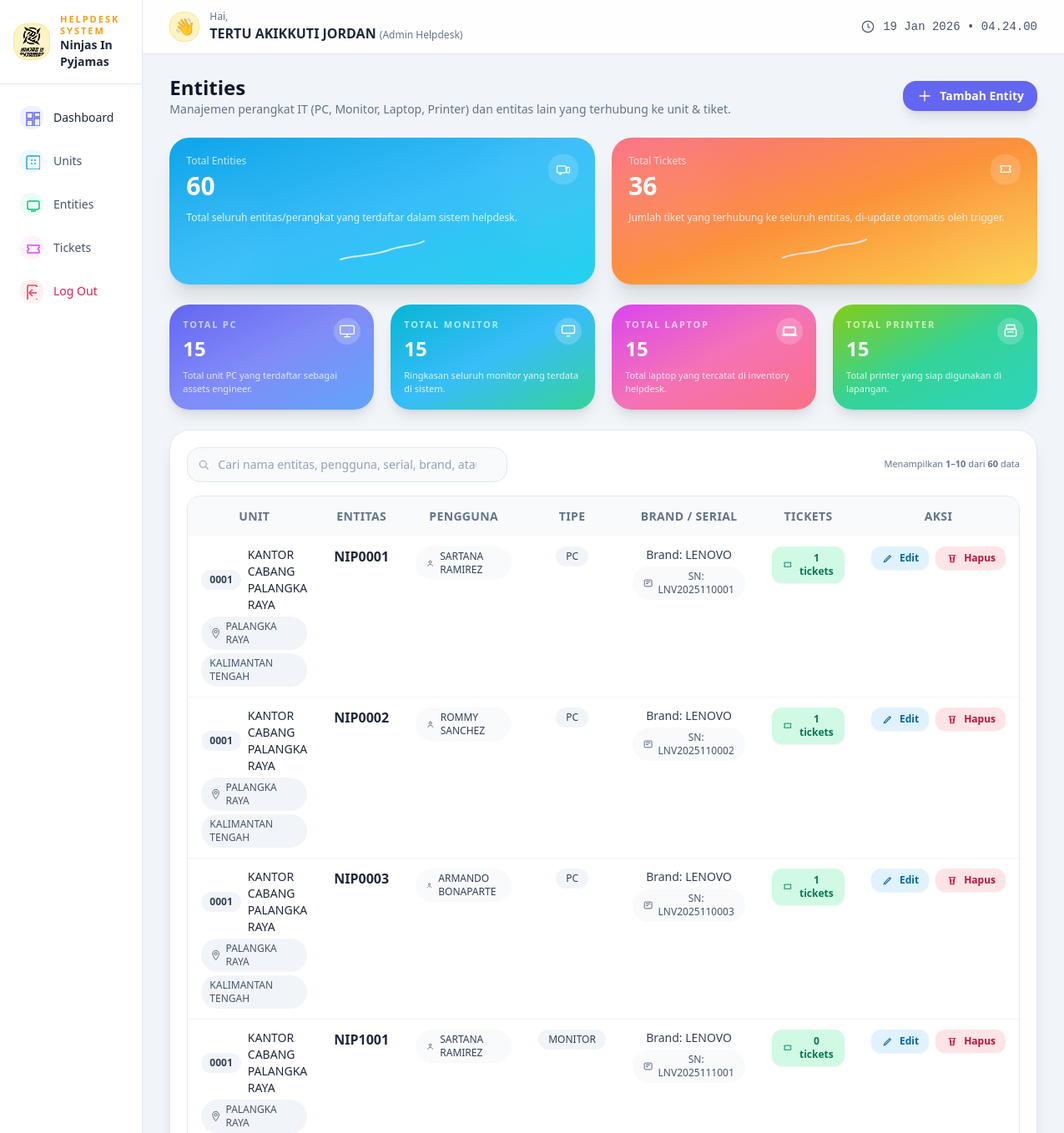
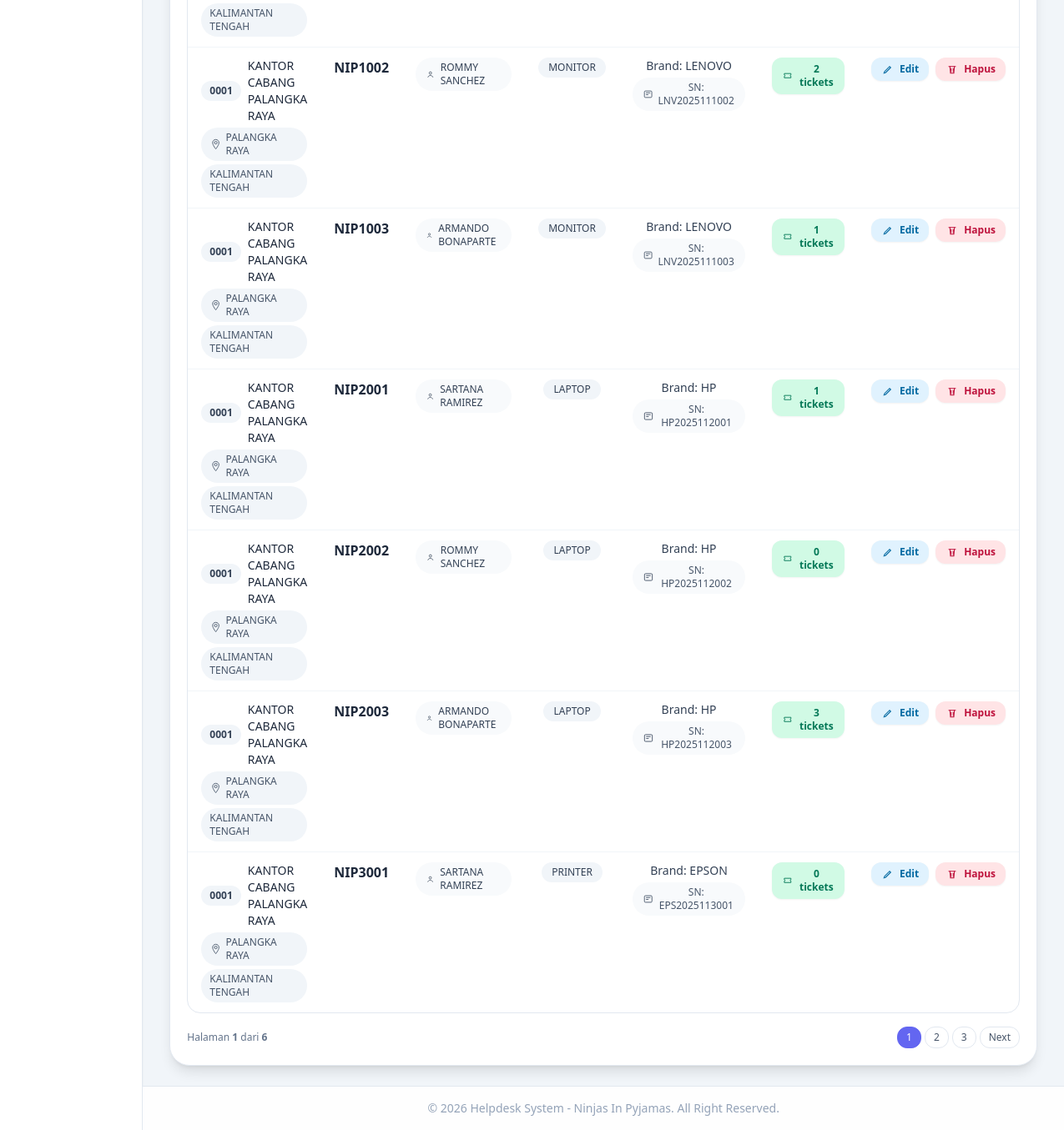
Page /admin/entities.php (signed in) on the committed database (2 pictures, top to bottom).
### tables this page shows
CREATE TABLE `entities` (
  `id` int(10) UNSIGNED NOT NULL,
  `unit_id` int(10) UNSIGNED NOT NULL,
  `nama_pengguna` varchar(150) DEFAULT NULL,
  `nama_entitas` varchar(200) NOT NULL,
  `serial_number` varchar(150) DEFAULT NULL,
  `tipe_entitas` varchar(100) DEFAULT NULL,
  `brand` varchar(100) DEFAULT NULL,
  `jumlah_ticket` int(10) UNSIGNED NOT NULL DEFAULT 0,
  `created_at` timestamp NOT NULL DEFAULT current_timestamp(),
  `updated_at` timestamp NOT NULL DEFAULT current_timestamp() ON UPDATE current_timestamp()
);

CREATE TABLE `units` (
  `id` int(10) UNSIGNED NOT NULL,
  `unit_id` varchar(50) NOT NULL,
  `nama_unit` varchar(200) NOT NULL,
  `alamat` text DEFAULT NULL,
  `kab_kota` varchar(100) DEFAULT NULL,
  `provinsi` varchar(100) DEFAULT NULL,
  `tat_target` int(10) UNSIGNED DEFAULT NULL,
  `entity_count` int(10) UNSIGNED NOT NULL DEFAULT 0,
  `created_at` timestamp NOT NULL DEFAULT current_timestamp(),
  `updated_at` timestamp NOT NULL DEFAULT current_timestamp() ON UPDATE current_timestamp()
);

### public/admin/entities.php (the view, shortened to what the rows shown need)
<?php
$pdo = db();
$page     = max(1, (int)($_GET['page'] ?? 1));
$perPage  = 10;
$fromSql = "
    FROM entities e
    LEFT JOIN units u ON e.unit_id = u.id
    WHERE 1
";
$offset = ($page - 1) * $perPage;
$dataSql = "
    SELECT
        e.id,
        e.unit_id,
        e.nama_pengguna,
        e.nama_entitas,
        e.serial_number,
        e.tipe_entitas,
        e.brand,
        e.jumlah_ticket,
        e.created_at,
        u.unit_id   AS unit_kode,
        u.nama_unit AS unit_nama,
        u.kab_kota,
        u.provinsi
    " . $fromSql . "
    ORDER BY e.created_at ASC
    LIMIT :limit OFFSET :offset
";
$dataStmt = $pdo->prepare($dataSql);
$dataStmt->bindValue(':limit',  $perPage, PDO::PARAM_INT);
$dataStmt->bindValue(':offset', $offset,  PDO::PARAM_INT);
$dataStmt->execute();
$entities = $dataStmt->fetchAll();
?>
<!DOCTYPE html>
<html lang="id">
<head>
    <script src="https://cdn.tailwindcss.com"></script>
</head>
<body class="min-h-screen bg-slate-100 text-slate-900 antialiased">
<div class="min-h-screen flex">
    <div class="flex-1 flex flex-col">
        <main class="flex-1 px-4 md:px-6 lg:px-8 py-6 space-y-6 fade-in-soft-delayed">
            <div class="flex flex-col md:flex-row md:items-center md:justify-between gap-3">
                <div>
                    <h1 class="text-xl md:text-2xl font-semibold">Entities</h1>
                </div>
            </div>
            <section class="bg-white rounded-3xl shadow-lg border border-slate-200 p-4 md:p-5 space-y-4 fade-in-soft">
                <div class="overflow-x-auto rounded-2xl border border-slate-200">
                    <table class="min-w-full text-xs md:text-sm">
                        <thead class="bg-slate-50">
                        <tr class="text-left text-xs md:text-sm text-slate-500 uppercase tracking-wide">
                            <th class="px-4 py-3.5 text-center">Unit</th>
                            <th class="px-4 py-3.5 text-center">Entitas</th>
                            <th class="px-4 py-3.5 text-center">Pengguna</th>
                            <th class="px-4 py-3.5 text-center">Tipe</th>
                            <th class="px-4 py-3.5 text-center">Brand / Serial</th>
                            <th class="px-4 py-3.5 text-center">Tickets</th>
                            <th class="px-4 py-3.5 text-center">Aksi</th>
                        </tr>
                        </thead>
                        <tbody class="divide-y divide-slate-100">
                        <?php if (empty($entities)): ?>
                            <tr>
                                <td colspan="7" class="px-4 py-6 text-center text-xs md:text-sm text-slate-500">
                                    Belum ada data entities yang tersedia.
                                </td>
                            </tr>
                        <?php else: ?>
                            <?php foreach ($entities as $row): ?>
                                <tr class="hover:bg-slate-50/80 transition">
                                    <td class="px-4 py-3 align-top">
                                        <div class="flex flex-col items-start gap-1">
                                            <div class="inline-flex items-center gap-2">
                                                <?php if (!empty($row['unit_kode'])): ?>
                                                    <span class="inline-flex items-center justify-center rounded-full bg-slate-100 px-2.5 py-1 text-[11px] md:text-xs text-slate-700 font-semibold">
                                                        <?= htmlspecialchars($row['unit_kode'], ENT_QUOTES, 'UTF-8'); ?>
                                                    </span>
                                                <?php endif; ?>
                                                <?php if (!empty($row['unit_nama'])): ?>
                                                    <span class="text-xs md:text-sm font-medium text-slate-800">
                                                        <?= htmlspecialchars($row['unit_nama'], ENT_QUOTES, 'UTF-8'); ?>
                                                    </span>
                                                <?php endif; ?>
                                            </div>
                                            <div class="flex flex-wrap items-center gap-1">
                                                <?php if (!empty($row['kab_kota'])): ?>
                                                    <span class="inline-flex items-center gap-1 rounded-full bg-slate-100 px-2.5 py-1 text-[11px] md:text-xs text-slate-600">
                                                        <svg xmlns="http://www.w3.org/2000/svg" class="w-4 h-4" viewBox="0 0 24 24" fill="none">
                                                            <path d="M12 3C8.68629 3 6 5.68629 6 9C6 13.5 12 21 12 21C12 21 18 13.5 18 9C18 5.68629 15.3137 3 12 3Z"
                                                                  stroke="currentColor" stroke-width="1.4"/>
                                                            <circle cx="12" cy="9" r="2.5" stroke="currentColor" stroke-width="1.4"/>
                                                        </svg>
                                                        <?= htmlspecialchars($row['kab_kota'], ENT_QUOTES, 'UTF-8'); ?>
                                                    </span>
                                                <?php endif; ?>
                                                <?php if (!empty($row['provinsi'])): ?>
                                                    <span class="inline-flex items-center rounded-full bg-slate-100 px-2.5 py-1 text-[11px] md:text-xs text-slate-600">
                                                        <?= htmlspecialchars($row['provinsi'], ENT_QUOTES, 'UTF-8'); ?>
                                                    </span>
                                                <?php endif; ?>
                                            </div>
                                        </div>
                                    </td>
                                    <td class="px-4 py-3 align-top">
                                        <div class="font-semibold text-slate-800 text-sm md:text-base">
                                            <?= htmlspecialchars($row['nama_entitas'], ENT_QUOTES, 'UTF-8'); ?>
                                        </div>
                                    </td>
                                    <td class="px-4 py-3 align-top">
                                        <?php if (!empty($row['nama_pengguna'])): ?>
                                            <div class="inline-flex items-center gap-1.5 rounded-full bg-slate-50 px-3 py-1 text-[11px] md:text-xs text-slate-700">
                                                <svg xmlns="http://www.w3.org/2000/svg" class="w-4 h-4" viewBox="0 0 24 24" fill="none">
                                                    <circle cx="12" cy="9" r="3" stroke="currentColor" stroke-width="1.6"/>
                                                    <path d="M6 19C7 16.5 9.2 15 12 15C14.8 15 17 16.5 18 19" stroke="currentColor" stroke-width="1.6" stroke-linecap="round"/>
                                                </svg>
                                                <?= htmlspecialchars($row['nama_pengguna'], ENT_QUOTES, 'UTF-8'); ?>
                                            </div>
                                        <?php else: ?>
                                            <span class="text-xs md:text-sm text-slate-400">-</span>
                                        <?php endif; ?>
                                    </td>
                                    <td class="px-4 py-3 align-top text-center">
                                        <?php if (!empty($row['tipe_entitas'])): ?>
                                            <span class="inline-flex items-center justify-center rounded-full bg-slate-100 px-3 py-1 text-[11px] md:text-xs text-slate-700">
                                                <?= htmlspecialchars(strtoupper($row['tipe_entitas']), ENT_QUOTES, 'UTF-8'); ?>
                                            </span>
                                        <?php else: ?>
                                            <span class="text-xs md:text-sm text-slate-400">-</span>
                                        <?php endif; ?>
                                    </td>
                                    <td class="px-4 py-3 align-top text-center">
                                        <div class="space-y-1">
                                            <?php if (!empty($row['brand'])): ?>
                                                <div class="text-xs md:text-sm text-slate-700 font-medium">
                                                    Brand: <?= htmlspecialchars($row['brand'], ENT_QUOTES, 'UTF-8'); ?>
                                                </div>
                                            <?php endif; ?>
                                            <?php if (!empty($row['serial_number'])): ?>
                                                <div class="inline-flex items-center gap-1 rounded-full bg-slate-50 px-3 py-1 text-[11px] md:text-xs text-slate-600">
                                                    SN: <?= htmlspecialchars($row['serial_number'], ENT_QUOTES, 'UTF-8'); ?>
                                                </div>
                                            <?php endif; ?>
                                        </div>
                                    </td>
                                    <td class="px-4 py-3 align-top text-center">
                                        <button class="inline-flex items-center gap-1.5 px-3 py-1.5 rounded-xl bg-emerald-100 text-emerald-700 text-[11px] md:text-xs font-semibold
                                        hover:bg-emerald-200 shadow-sm hover:shadow-md transition">
                                            <svg xmlns="http://www.w3.org/2000/svg" class="w-4 h-4" viewBox="0 0 24 24" fill="none">
                                                <path d="M5 7H19V10C18 10 17.5 10.7 17.5 11.5C17.5 12.3 18 13 19 13V16H5V13C6 13 6.5 12.3 6.5 11.5C6.5 10.7 6 10 5 10V7Z"
                                                      stroke="currentColor" stroke-width="1.6" stroke-linejoin="round"/>
                                            </svg>
                                            <?= (int) $row['jumlah_ticket']; ?> tickets
                                        </button>
                                    </td>
                                    <td class="px-4 py-3 align-top text-center">
                                        <div class="inline-flex items-center gap-2">
                                            <a href="entities_edit.php?id=<?= (int)$row['id']; ?>"
                                               class="inline-flex items-center gap-1.5 px-3 py-1.5 rounded-xl
                                                      bg-sky-100 text-sky-700 text-[11px] md:text-xs font-semibold
                                                      hover:bg-sky-200 shadow-sm hover:shadow-md transition">
                                               <svg xmlns="http://www.w3.org/2000/svg" class="w-4 h-4" viewBox="0 0 24 24" fill="none">
                                                    <path d="M5 19L6 16L15 7L17 9L8 18L5 19Z" stroke="currentColor" stroke-width="1.6"/>
                                               </svg>
                                               Edit
                                            </a>
                                            <button type="button"
                                                class="btn-delete inline-flex items-center gap-1.5 px-3 py-1.5 rounded-xl
                                                       bg-rose-100 text-rose-700 text-[11px] md:text-xs font-semibold
                                                       hover:bg-rose-200 shadow-sm hover:shadow-md transition"
                                                data-id="<?= (int)$row['id']; ?>"
                                                data-name="<?= htmlspecialchars($row['nama_entitas'], ENT_QUOTES, 'UTF-8'); ?>">
                                                Hapus
                                            </button>
                                        </div>
                                    </td>
                                </tr>
                            <?php endforeach; ?>
                        <?php endif; ?>
                        </tbody>
                    </table>
                </div>
            </section>
        </main>
    </div>
</div>
</body>
</html>

### rows in the picture
entities: unit.unit_id "0001", unit.nama_unit "KANTOR CABANG PALANGKA RAYA", unit.kab_kota "PALANGKA RAYA", unit.provinsi "KALIMANTAN TENGAH", nama_entitas "NIP0001", nama_pengguna "SARTANA RAMIREZ", tipe_entitas "PC", brand "LENOVO", serial_number "LNV2025110001", jumlah_ticket "1"
entities: unit.unit_id "0001", unit.nama_unit "KANTOR CABANG PALANGKA RAYA", unit.kab_kota "PALANGKA RAYA", unit.provinsi "KALIMANTAN TENGAH", nama_entitas "NIP0002", nama_pengguna "ROMMY SANCHEZ", tipe_entitas "PC", brand "LENOVO", serial_number "LNV2025110002", jumlah_ticket "1"
entities: unit.unit_id "0001", unit.nama_unit "KANTOR CABANG PALANGKA RAYA", unit.kab_kota "PALANGKA RAYA", unit.provinsi "KALIMANTAN TENGAH", nama_entitas "NIP0003", nama_pengguna "ARMANDO BONAPARTE", tipe_entitas "PC", brand "LENOVO", serial_number "LNV2025110003", jumlah_ticket "1"
entities: unit.unit_id "0001", unit.nama_unit "KANTOR CABANG PALANGKA RAYA", unit.kab_kota "PALANGKA RAYA", unit.provinsi "KALIMANTAN TENGAH", nama_entitas "NIP1001", nama_pengguna "SARTANA RAMIREZ", tipe_entitas "MONITOR", brand "LENOVO", serial_number "LNV2025111001", jumlah_ticket "0"
entities: unit.unit_id "0001", unit.nama_unit "KANTOR CABANG PALANGKA RAYA", unit.kab_kota "PALANGKA RAYA", unit.provinsi "KALIMANTAN TENGAH", nama_entitas "NIP1002", nama_pengguna "ROMMY SANCHEZ", tipe_entitas "MONITOR", brand "LENOVO", serial_number "LNV2025111002", jumlah_ticket "2"
entities: unit.unit_id "0001", unit.nama_unit "KANTOR CABANG PALANGKA RAYA", unit.kab_kota "PALANGKA RAYA", unit.provinsi "KALIMANTAN TENGAH", nama_entitas "NIP1003", nama_pengguna "ARMANDO BONAPARTE", tipe_entitas "MONITOR", brand "LENOVO", serial_number "LNV2025111003", jumlah_ticket "1"
entities: unit.unit_id "0001", unit.nama_unit "KANTOR CABANG PALANGKA RAYA", unit.kab_kota "PALANGKA RAYA", unit.provinsi "KALIMANTAN TENGAH", nama_entitas "NIP2001", nama_pengguna "SARTANA RAMIREZ", tipe_entitas "LAPTOP", brand "HP", serial_number "HP2025112001", jumlah_ticket "1"
entities: unit.unit_id "0001", unit.nama_unit "KANTOR CABANG PALANGKA RAYA", unit.kab_kota "PALANGKA RAYA", unit.provinsi "KALIMANTAN TENGAH", nama_entitas "NIP2002", nama_pengguna "ROMMY SANCHEZ", tipe_entitas "LAPTOP", brand "HP", serial_number "HP2025112002", jumlah_ticket "0"
entities: unit.unit_id "0001", unit.nama_unit "KANTOR CABANG PALANGKA RAYA", unit.kab_kota "PALANGKA RAYA", unit.provinsi "KALIMANTAN TENGAH", nama_entitas "NIP2003", nama_pengguna "ARMANDO BONAPARTE", tipe_entitas "LAPTOP", brand "HP", serial_number "HP2025112003", jumlah_ticket "3"
entities: unit.unit_id "0001", unit.nama_unit "KANTOR CABANG PALANGKA RAYA", unit.kab_kota "PALANGKA RAYA", unit.provinsi "KALIMANTAN TENGAH", nama_entitas "NIP3001", nama_pengguna "SARTANA RAMIREZ", tipe_entitas "PRINTER", brand "EPSON", serial_number "EPS2025113001", jumlah_ticket "0"

### other values in the picture
$fullname "TERTU AKIKKUTI JORDAN"
$roleLabel "Admin Helpdesk"
$totalEntities "60"
$totalTickets "36"
$totalPc "15"
$totalMonitor "15"
$totalLaptop "15"
$totalPrinter "15"
$offset + 1 "1"
min($offset + $perPage, $totalRows) "10"
$totalRows "60"
$page "1"
$totalPages "6"
